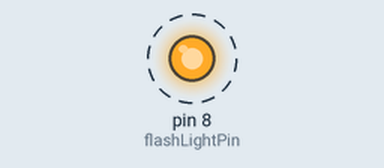
A sketch run on a simulated Arduino Uno, built with avr-gcc and run on an emulated ATmega328P. On the bench: output pins drawn as LEDs (lit = HIGH). Dashed ring = blinking. What the sketch prints to the serial monitor is not drawn.

Above: at 0.5 s.
Timing chart, 0 to 4.6 s (numbered marks = the images above):
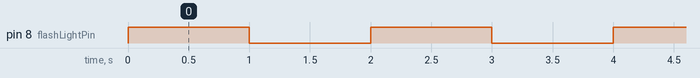

Measured:
- by itself, pin 8 (flashLightPin): alternates HIGH for 1.0 s and LOW for 1.0 s

The sketch:

prog6a.ino
```cpp
const int flashLightPin = 8;

void setup() {
  pinMode(flashLightPin, OUTPUT);
  Serial.begin(9600);
}

void loop() {
  digitalWrite(flashLightPin, HIGH);
  Serial.println("High");
  delay(1000);

  digitalWrite(flashLightPin, LOW);
  Serial.println("Low");
  delay(1000);
}
```
